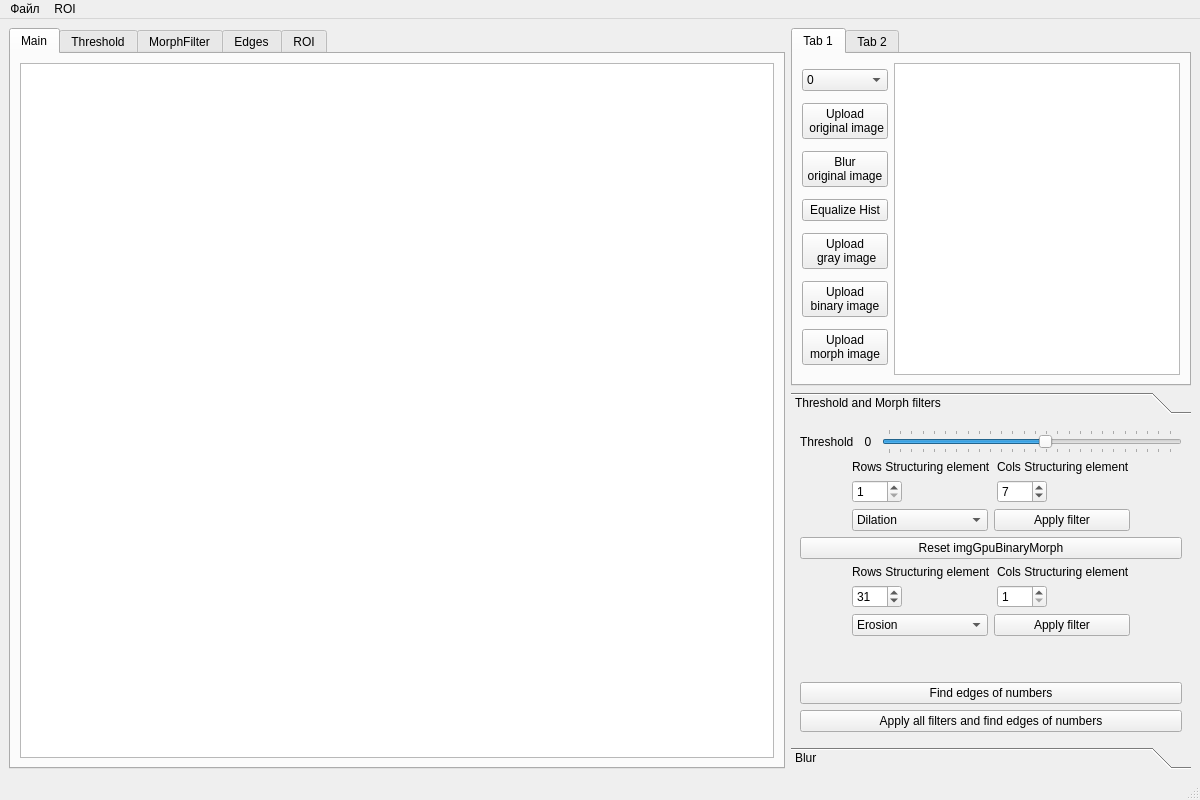
<?xml version="1.0" encoding="UTF-8"?>
<ui version="4.0">
 <class>MainWindow</class>
 <widget class="QMainWindow" name="MainWindow">
  <property name="geometry">
   <rect>
    <x>0</x>
    <y>0</y>
    <width>1200</width>
    <height>800</height>
   </rect>
  </property>
  <property name="minimumSize">
   <size>
    <width>1000</width>
    <height>700</height>
   </size>
  </property>
  <property name="windowTitle">
   <string>MainWindow</string>
  </property>
  <widget class="QWidget" name="centralwidget">
   <layout class="QGridLayout" name="gridLayout">
    <item row="0" column="1">
     <layout class="QGridLayout" name="gridLayout_5">
      <property name="sizeConstraint">
       <enum>QLayout::SetDefaultConstraint</enum>
      </property>
      <item row="1" column="0">
       <widget class="QTabWidget" name="tabWidget">
        <property name="sizePolicy">
         <sizepolicy hsizetype="Fixed" vsizetype="Expanding">
          <horstretch>0</horstretch>
          <verstretch>0</verstretch>
         </sizepolicy>
        </property>
        <property name="minimumSize">
         <size>
          <width>300</width>
          <height>0</height>
         </size>
        </property>
        <property name="maximumSize">
         <size>
          <width>550</width>
          <height>16777215</height>
         </size>
        </property>
        <property name="currentIndex">
         <number>0</number>
        </property>
        <widget class="QWidget" name="tab_3">
         <attribute name="title">
          <string>Tab 1</string>
         </attribute>
         <layout class="QGridLayout" name="gridLayout_2">
          <item row="0" column="0">
           <layout class="QHBoxLayout" name="horizontalLayout_2">
            <item>
             <layout class="QVBoxLayout" name="verticalLayout">
              <item>
               <widget class="QComboBox" name="filenameBox">
                <property name="maxVisibleItems">
                 <number>20</number>
                </property>
                <property name="maxCount">
                 <number>100</number>
                </property>
                <item>
                 <property name="text">
                  <string>0</string>
                 </property>
                </item>
                <item>
                 <property name="text">
                  <string>1</string>
                 </property>
                </item>
                <item>
                 <property name="text">
                  <string>2</string>
                 </property>
                </item>
                <item>
                 <property name="text">
                  <string>3</string>
                 </property>
                </item>
                <item>
                 <property name="text">
                  <string>4</string>
                 </property>
                </item>
                <item>
                 <property name="text">
                  <string>5</string>
                 </property>
                </item>
                <item>
                 <property name="text">
                  <string>6</string>
                 </property>
                </item>
                <item>
                 <property name="text">
                  <string>7</string>
                 </property>
                </item>
                <item>
                 <property name="text">
                  <string>8</string>
                 </property>
                </item>
                <item>
                 <property name="text">
                  <string>9</string>
                 </property>
                </item>
                <item>
                 <property name="text">
                  <string>10</string>
                 </property>
                </item>
                <item>
                 <property name="text">
                  <string>11</string>
                 </property>
                </item>
                <item>
                 <property name="text">
                  <string>12</string>
                 </property>
                </item>
                <item>
                 <property name="text">
                  <string>13</string>
                 </property>
                </item>
                <item>
                 <property name="text">
                  <string>14</string>
                 </property>
                </item>
                <item>
                 <property name="text">
                  <string>15</string>
                 </property>
                </item>
                <item>
                 <property name="text">
                  <string>16</string>
                 </property>
                </item>
                <item>
                 <property name="text">
                  <string>17</string>
                 </property>
                </item>
                <item>
                 <property name="text">
                  <string>18</string>
                 </property>
                </item>
                <item>
                 <property name="text">
                  <string>19</string>
                 </property>
                </item>
                <item>
                 <property name="text">
                  <string>20</string>
                 </property>
                </item>
                <item>
                 <property name="text">
                  <string>21</string>
                 </property>
                </item>
                <item>
                 <property name="text">
                  <string>22</string>
                 </property>
                </item>
                <item>
                 <property name="text">
                  <string>23</string>
                 </property>
                </item>
                <item>
                 <property name="text">
                  <string>24</string>
                 </property>
                </item>
                <item>
                 <property name="text">
                  <string>25</string>
                 </property>
                </item>
                <item>
                 <property name="text">
                  <string>26</string>
                 </property>
                </item>
               </widget>
              </item>
              <item>
               <widget class="QPushButton" name="uploadOriginImgButton">
                <property name="maximumSize">
                 <size>
                  <width>150</width>
                  <height>16777215</height>
                 </size>
                </property>
                <property name="layoutDirection">
                 <enum>Qt::LeftToRight</enum>
                </property>
                <property name="text">
                 <string>Upload
 original image</string>
                </property>
               </widget>
              </item>
              <item>
               <widget class="QPushButton" name="pushButton">
                <property name="text">
                 <string>Blur
original image</string>
                </property>
               </widget>
              </item>
              <item>
               <widget class="QPushButton" name="pushButton_4">
                <property name="text">
                 <string>Equalize Hist</string>
                </property>
               </widget>
              </item>
              <item>
               <widget class="QPushButton" name="uploadGrayImgButton">
                <property name="maximumSize">
                 <size>
                  <width>150</width>
                  <height>16777215</height>
                 </size>
                </property>
                <property name="text">
                 <string>Upload
 gray image</string>
                </property>
               </widget>
              </item>
              <item>
               <widget class="QPushButton" name="uploadBinaryImgButton">
                <property name="maximumSize">
                 <size>
                  <width>150</width>
                  <height>16777215</height>
                 </size>
                </property>
                <property name="text">
                 <string>Upload
binary image</string>
                </property>
               </widget>
              </item>
              <item>
               <widget class="QPushButton" name="pushButton_3">
                <property name="text">
                 <string>Upload
morph image</string>
                </property>
               </widget>
              </item>
             </layout>
            </item>
            <item>
             <widget class="QGraphicsView" name="subView">
              <property name="sizePolicy">
               <sizepolicy hsizetype="Expanding" vsizetype="Expanding">
                <horstretch>0</horstretch>
                <verstretch>0</verstretch>
               </sizepolicy>
              </property>
              <property name="minimumSize">
               <size>
                <width>250</width>
                <height>0</height>
               </size>
              </property>
             </widget>
            </item>
           </layout>
          </item>
         </layout>
        </widget>
        <widget class="QWidget" name="tab_4">
         <attribute name="title">
          <string>Tab 2</string>
         </attribute>
         <layout class="QGridLayout" name="gridLayout_3">
          <item row="0" column="0">
           <widget class="QGraphicsView" name="graphicsView_3"/>
          </item>
         </layout>
        </widget>
       </widget>
      </item>
      <item row="2" column="0">
       <widget class="QToolBox" name="toolBox">
        <property name="maximumSize">
         <size>
          <width>400</width>
          <height>16777215</height>
         </size>
        </property>
        <property name="currentIndex">
         <number>0</number>
        </property>
        <widget class="QWidget" name="page_3">
         <property name="geometry">
          <rect>
           <x>0</x>
           <y>-16</y>
           <width>383</width>
           <height>326</height>
          </rect>
         </property>
         <attribute name="label">
          <string>Threshold and Morph filters</string>
         </attribute>
         <layout class="QGridLayout" name="gridLayout_4">
          <item row="0" column="0">
           <layout class="QVBoxLayout" name="verticalLayout_2">
            <item>
             <layout class="QHBoxLayout" name="horizontalLayout_7">
              <item>
               <widget class="QLabel" name="label_5">
                <property name="text">
                 <string>Threshold</string>
                </property>
               </widget>
              </item>
              <item>
               <widget class="QLabel" name="threshValue">
                <property name="minimumSize">
                 <size>
                  <width>16</width>
                  <height>0</height>
                 </size>
                </property>
                <property name="text">
                 <string>0</string>
                </property>
                <property name="alignment">
                 <set>Qt::AlignCenter</set>
                </property>
               </widget>
              </item>
              <item>
               <widget class="QSlider" name="thresholdSlider">
                <property name="minimum">
                 <number>1</number>
                </property>
                <property name="maximum">
                 <number>255</number>
                </property>
                <property name="value">
                 <number>140</number>
                </property>
                <property name="sliderPosition">
                 <number>140</number>
                </property>
                <property name="orientation">
                 <enum>Qt::Horizontal</enum>
                </property>
                <property name="tickPosition">
                 <enum>QSlider::TicksBothSides</enum>
                </property>
               </widget>
              </item>
             </layout>
            </item>
            <item>
             <layout class="QGridLayout" name="gridLayout_6">
              <item row="0" column="0">
               <layout class="QHBoxLayout" name="horizontalLayout_8">
                <item>
                 <layout class="QGridLayout" name="gridLayout_8">
                  <item row="0" column="0">
                   <widget class="QLabel" name="label_4">
                    <property name="text">
                     <string>Rows Structuring element</string>
                    </property>
                   </widget>
                  </item>
                  <item row="1" column="0">
                   <widget class="QSpinBox" name="rowSpinBox">
                    <property name="maximumSize">
                     <size>
                      <width>50</width>
                      <height>16777215</height>
                     </size>
                    </property>
                    <property name="minimum">
                     <number>1</number>
                    </property>
                    <property name="singleStep">
                     <number>2</number>
                    </property>
                    <property name="value">
                     <number>1</number>
                    </property>
                   </widget>
                  </item>
                 </layout>
                </item>
                <item>
                 <layout class="QGridLayout" name="gridLayout_7">
                  <item row="0" column="0">
                   <widget class="QLabel" name="label_6">
                    <property name="text">
                     <string>Cols Structuring element</string>
                    </property>
                   </widget>
                  </item>
                  <item row="1" column="0">
                   <widget class="QSpinBox" name="colSpinBox">
                    <property name="maximumSize">
                     <size>
                      <width>50</width>
                      <height>16777215</height>
                     </size>
                    </property>
                    <property name="minimum">
                     <number>1</number>
                    </property>
                    <property name="singleStep">
                     <number>2</number>
                    </property>
                    <property name="value">
                     <number>7</number>
                    </property>
                   </widget>
                  </item>
                 </layout>
                </item>
               </layout>
              </item>
              <item row="1" column="0">
               <layout class="QHBoxLayout" name="horizontalLayout_10">
                <item>
                 <widget class="QComboBox" name="morphFilterType">
                  <property name="currentIndex">
                   <number>1</number>
                  </property>
                  <item>
                   <property name="text">
                    <string>Erosion</string>
                   </property>
                  </item>
                  <item>
                   <property name="text">
                    <string>Dilation</string>
                   </property>
                  </item>
                  <item>
                   <property name="text">
                    <string>Open</string>
                   </property>
                  </item>
                  <item>
                   <property name="text">
                    <string>Close</string>
                   </property>
                  </item>
                 </widget>
                </item>
                <item>
                 <widget class="QPushButton" name="morphFilterButton">
                  <property name="text">
                   <string>Apply filter</string>
                  </property>
                 </widget>
                </item>
               </layout>
              </item>
             </layout>
            </item>
            <item>
             <widget class="QPushButton" name="pushButton_2">
              <property name="text">
               <string>Reset imgGpuBinaryMorph</string>
              </property>
             </widget>
            </item>
            <item>
             <layout class="QHBoxLayout" name="horizontalLayout"/>
            </item>
            <item>
             <layout class="QGridLayout" name="gridLayout_12">
              <item row="0" column="0">
               <layout class="QHBoxLayout" name="horizontalLayout_12">
                <item>
                 <layout class="QGridLayout" name="gridLayout_13">
                  <item row="0" column="0">
                   <widget class="QLabel" name="label_9">
                    <property name="text">
                     <string>Rows Structuring element</string>
                    </property>
                   </widget>
                  </item>
                  <item row="1" column="0">
                   <widget class="QSpinBox" name="rowSpinBox_3">
                    <property name="maximumSize">
                     <size>
                      <width>50</width>
                      <height>16777215</height>
                     </size>
                    </property>
                    <property name="minimum">
                     <number>1</number>
                    </property>
                    <property name="singleStep">
                     <number>2</number>
                    </property>
                    <property name="value">
                     <number>31</number>
                    </property>
                   </widget>
                  </item>
                 </layout>
                </item>
                <item>
                 <layout class="QGridLayout" name="gridLayout_14">
                  <item row="0" column="0">
                   <widget class="QLabel" name="label_10">
                    <property name="text">
                     <string>Cols Structuring element</string>
                    </property>
                   </widget>
                  </item>
                  <item row="1" column="0">
                   <widget class="QSpinBox" name="colSpinBox_3">
                    <property name="maximumSize">
                     <size>
                      <width>50</width>
                      <height>16777215</height>
                     </size>
                    </property>
                    <property name="minimum">
                     <number>1</number>
                    </property>
                    <property name="singleStep">
                     <number>2</number>
                    </property>
                   </widget>
                  </item>
                 </layout>
                </item>
               </layout>
              </item>
              <item row="1" column="0">
               <layout class="QHBoxLayout" name="horizontalLayout_13">
                <item>
                 <widget class="QComboBox" name="morphFilterType_3">
                  <item>
                   <property name="text">
                    <string>Erosion</string>
                   </property>
                  </item>
                  <item>
                   <property name="text">
                    <string>Dilation</string>
                   </property>
                  </item>
                  <item>
                   <property name="text">
                    <string>Open</string>
                   </property>
                  </item>
                  <item>
                   <property name="text">
                    <string>Close</string>
                   </property>
                  </item>
                 </widget>
                </item>
                <item>
                 <widget class="QPushButton" name="morphFilterButton_3">
                  <property name="text">
                   <string>Apply filter</string>
                  </property>
                 </widget>
                </item>
               </layout>
              </item>
             </layout>
            </item>
            <item>
             <spacer name="verticalSpacer">
              <property name="orientation">
               <enum>Qt::Vertical</enum>
              </property>
              <property name="sizeHint" stdset="0">
               <size>
                <width>20</width>
                <height>40</height>
               </size>
              </property>
             </spacer>
            </item>
            <item>
             <widget class="QPushButton" name="findEdges">
              <property name="text">
               <string>Find edges of numbers</string>
              </property>
             </widget>
            </item>
            <item>
             <widget class="QPushButton" name="applyAllAndFindEdges">
              <property name="text">
               <string>Apply all filters and find edges of numbers</string>
              </property>
             </widget>
            </item>
           </layout>
          </item>
         </layout>
        </widget>
        <widget class="QWidget" name="page_4">
         <property name="geometry">
          <rect>
           <x>0</x>
           <y>0</y>
           <width>400</width>
           <height>310</height>
          </rect>
         </property>
         <attribute name="label">
          <string>Blur</string>
         </attribute>
         <layout class="QGridLayout" name="gridLayout_16">
          <item row="0" column="0">
           <layout class="QGridLayout" name="gridLayout_15">
            <item row="1" column="0">
             <spacer name="verticalSpacer_2">
              <property name="orientation">
               <enum>Qt::Vertical</enum>
              </property>
              <property name="sizeHint" stdset="0">
               <size>
                <width>20</width>
                <height>40</height>
               </size>
              </property>
             </spacer>
            </item>
            <item row="0" column="0">
             <layout class="QHBoxLayout" name="horizontalLayout_3">
              <item>
               <widget class="QLabel" name="label">
                <property name="text">
                 <string>Gaussian Blur
Kernel size</string>
                </property>
               </widget>
              </item>
              <item>
               <widget class="QSpinBox" name="gausKernelSize">
                <property name="minimum">
                 <number>3</number>
                </property>
                <property name="maximum">
                 <number>31</number>
                </property>
                <property name="singleStep">
                 <number>2</number>
                </property>
               </widget>
              </item>
              <item>
               <widget class="QPushButton" name="pushButton_5">
                <property name="text">
                 <string>Apply Blur</string>
                </property>
               </widget>
              </item>
              <item>
               <widget class="QPushButton" name="pushButton_6">
                <property name="text">
                 <string>Reset</string>
                </property>
               </widget>
              </item>
             </layout>
            </item>
           </layout>
          </item>
         </layout>
        </widget>
       </widget>
      </item>
     </layout>
    </item>
    <item row="0" column="0">
     <widget class="QTabWidget" name="tabWidget_2">
      <property name="currentIndex">
       <number>0</number>
      </property>
      <widget class="QWidget" name="tab">
       <attribute name="title">
        <string>Main</string>
       </attribute>
       <layout class="QGridLayout" name="gridLayout_23">
        <item row="0" column="0">
         <widget class="QGraphicsView" name="graphicsView">
          <property name="sizePolicy">
           <sizepolicy hsizetype="Expanding" vsizetype="Expanding">
            <horstretch>0</horstretch>
            <verstretch>0</verstretch>
           </sizepolicy>
          </property>
          <property name="minimumSize">
           <size>
            <width>400</width>
            <height>0</height>
           </size>
          </property>
         </widget>
        </item>
       </layout>
      </widget>
      <widget class="QWidget" name="tab_2">
       <attribute name="title">
        <string>Threshold</string>
       </attribute>
       <layout class="QGridLayout" name="gridLayout_24">
        <item row="0" column="0">
         <widget class="QGraphicsView" name="thresholdView"/>
        </item>
       </layout>
      </widget>
      <widget class="QWidget" name="tab_5">
       <attribute name="title">
        <string>MorphFilter</string>
       </attribute>
       <layout class="QGridLayout" name="gridLayout_25">
        <item row="0" column="0">
         <widget class="QGraphicsView" name="morphView"/>
        </item>
       </layout>
      </widget>
      <widget class="QWidget" name="tab_6">
       <attribute name="title">
        <string>Edges</string>
       </attribute>
       <layout class="QGridLayout" name="gridLayout_26">
        <item row="0" column="0">
         <widget class="QGraphicsView" name="edgesView"/>
        </item>
       </layout>
      </widget>
      <widget class="QWidget" name="tab_7">
       <attribute name="title">
        <string>ROI</string>
       </attribute>
       <layout class="QGridLayout" name="gridLayout_9">
        <item row="0" column="0">
         <widget class="QGraphicsView" name="roiView"/>
        </item>
       </layout>
      </widget>
     </widget>
    </item>
   </layout>
  </widget>
  <widget class="QMenuBar" name="menubar">
   <property name="geometry">
    <rect>
     <x>0</x>
     <y>0</y>
     <width>1200</width>
     <height>21</height>
    </rect>
   </property>
   <widget class="QMenu" name="menu">
    <property name="title">
     <string>Файл</string>
    </property>
   </widget>
   <widget class="QMenu" name="menuROI">
    <property name="title">
     <string>ROI</string>
    </property>
    <addaction name="actionSelect_Roi"/>
   </widget>
   <addaction name="menu"/>
   <addaction name="menuROI"/>
  </widget>
  <widget class="QStatusBar" name="statusbar"/>
  <action name="actionSelect_Roi">
   <property name="text">
    <string>Select ROI</string>
   </property>
  </action>
 </widget>
 <resources/>
 <connections/>
</ui>
